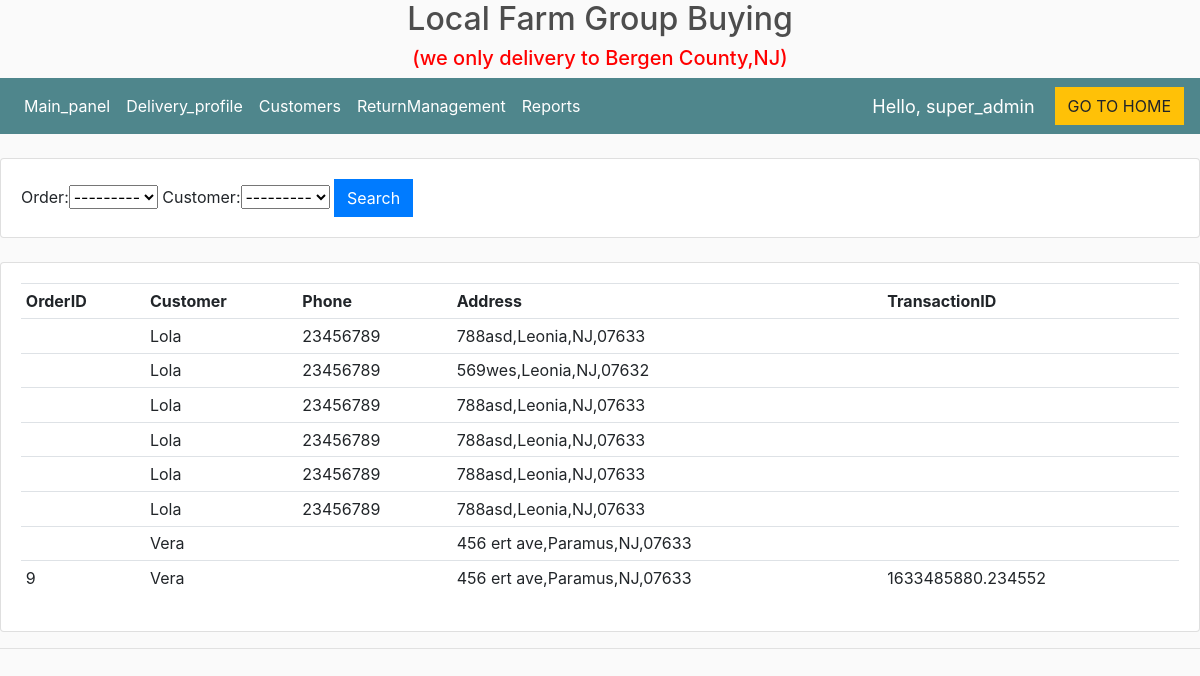
Page /delivery/ (signed in) on the committed database.
### store/models.py (models this page shows, shortened)
class ShippingAddress(models.Model):
	customer = models.ForeignKey(Customer, on_delete=models.SET_NULL, null=True)
	order = models.ForeignKey(Order, on_delete=models.SET_NULL, null=True)
	address = models.CharField(max_length=200, null=False)
	city = models.CharField(max_length=200, null=False)
	state = models.CharField(max_length=200, null=False)
	zipcode = models.CharField(max_length=200, null=False)

class Customer(models.Model):
    user = models.OneToOneField(User, null=True, blank=True, on_delete=models.CASCADE)
    name = models.CharField(max_length=200, null=True)
    email = models.EmailField(max_length=200)
    phone = models.CharField(max_length=200)
    profile_pic = models.ImageField(default='touxiang.png', null=True, blank=True)
    def __str__(self):
        return self.name

class Order(models.Model):
	customer = models.ForeignKey(Customer, on_delete=models.SET_NULL, null=True, blank=True)
	date_ordered = models.DateTimeField(max_length=100, null=True)
	complete = models.BooleanField(default=False)
	transaction_id = models.CharField(max_length=100, null=True)
	delivered = models.BooleanField(default=False)
	delivered_date = models.DateField(max_length=100, null=True,blank=True)
	def __str__(self):
		return str(self.id)

### store/decorators.py (the view)
   def wrapper_function(request, *args, **kwargs):
      group = None
      if request.user.groups.exists():
         group = request.user.groups.all()[0].name
      if group == 'customer':
         return redirect('customer')
      if group == 'admin':
         return view_func(request, *args, **kwargs)

### store/views.py (called while the page is built)
@login_required(login_url='login')
@admin_only
def delivery(request):
	ads = ShippingAddress.objects.select_related('order','customer')
	myFilter = DeliveryFilter(request.GET, queryset=ads)
	ads = myFilter.qs
	context = {'ads': ads,  'myFilter': myFilter }
	return render(request, 'store/delivery.html', context)

### store/templates/store/delivery.html
{%  extends 'store/maindashboard.html' %}
{% load static %}
{% block content%}
<br>
<div class="row">
	<div class="col">
		<div class="card card-body">
			<form method="get">
				{{myFilter.form}}
		    <button class="btn btn-primary" type="submit">Search</button>
		  </form>
		</div>
	</div>
</div>
<br>
<div class="row">
	<div class="col-md">
		<div class="card card-body">
			<table class="table table-sm">
				<tr>
					<th>OrderID</th>
					<th>Customer</th>
					<th>Phone</th>
					<th>Address</th>
					<th>TransactionID</th>
				</tr>
             {% for ad in ads %}
				    <tr>
						<td>{{ad.order.id}}</td>
						<td>{{ad.customer}}</td>
						<td>{{ad.customer.phone}}</td>
                        <td>{{ad.address}},{{ad.city}},{{ad.state}},{{ad.zipcode}}</td>
						<td>{{ad.order.transaction_id}}</td>
					</tr>
				{% endfor %}
            </table>
		</div>
    </div>
</div>
{% endblock %}

### store/templates/store/navbardashboard.html (shortened to what this page needs)
{% load static %}
<nav class="navbar navbar-expand-lg navbar-dark bg-dark">
    <div class="collapse navbar-collapse" id="navbarSupportedContent">
	    <ul class="navbar-nav mr-auto">
	      <li class="nav-item active">
	        <a class="nav-link" href="{% url 'dashboard' %}">Main_panel </a>
	      </li>
			<li class="nav-item active">
	        <a class="nav-link" href="{% url 'delivery' %}">Delivery_profile</a>
			</li>
			<li class="nav-item active">
	        <a class="nav-link" href="{% url 'customer_info' %}">Customers</a>
			</li>
			<li class="nav-item active">
	        <a class="nav-link" href="{% url 'ReturnManagement' %}">ReturnManagement</a>
			</li>
		 {% if request.user.is_superuser%}
	      <li class="nav-item active">
	        <a class="nav-link" href="{% url 'reports' %}">Reports</a>
	      </li>
			{% endif %}
	    </ul>
	     	<span class="hello-msg">Hello, {{request.user}}</span>
	    <div class="form-inline my-2 my-lg-0">
	     	<a href="{% url 'homein' %}"class="btn btn-warning">GO TO HOME</a>
	    </div>
       </div>
	 </nav>

### static/css/main.css (style rules this page uses)
body { background-color: hsl(0, 0%, 98%); }
.bg-dark { background-color: #4f868c!important; }
.btn { border-radius: 0; }

### store/templates/store/navbardashboard.html (style rules this page uses)
.hello-msg { font-size: 18px; color: #fff; margin-right: 20px; }

### rows in the picture
ShippingAddress: customer "Lola", customer.phone "23456789", address "788asd", city "Leonia", state "NJ", zipcode "07633"
ShippingAddress: customer "Lola", customer.phone "23456789", address "569wes", city "Leonia", state "NJ", zipcode "07632"
ShippingAddress: customer "Lola", customer.phone "23456789", address "788asd", city "Leonia", state "NJ", zipcode "07633"
ShippingAddress: customer "Lola", customer.phone "23456789", address "788asd", city "Leonia", state "NJ", zipcode "07633"
ShippingAddress: customer "Lola", customer.phone "23456789", address "788asd", city "Leonia", state "NJ", zipcode "07633"
ShippingAddress: customer "Lola", customer.phone "23456789", address "788asd", city "Leonia", state "NJ", zipcode "07633"
ShippingAddress: customer "Vera", address "456 ert ave", city "Paramus", state "NJ", zipcode "07633"
ShippingAddress: order.id "9", customer "Vera", address "456 ert ave", city "Paramus", state "NJ", zipcode "07633", order.transaction_id "1633485880.234552"

### other values in the picture
{{ request.user }} "super_admin"
